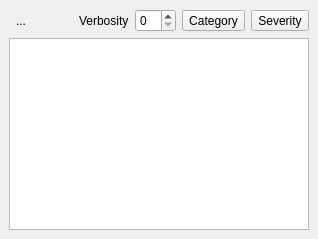
  <widget class="QDockWidget" name="dwLogging">
   <property name="windowTitle">
    <string>Logging</string>
   </property>
   <attribute name="dockWidgetArea">
    <number>8</number>
   </attribute>
   <widget class="QWidget" name="dockWidgetContents">
    <layout class="QVBoxLayout" name="verticalLayout_12">
     <item>
      <layout class="QHBoxLayout" name="horizontalLayout_8">
       <item>
        <widget class="QToolButton" name="tbSaveLog">
         <property name="text">
          <string>...</string>
         </property>
         <property name="icon">
          <iconset resource="../res/resources.qrc">
           <normaloff>:/MainWindow/save.png</normaloff>:/MainWindow/save.png</iconset>
         </property>
         <property name="autoRaise">
          <bool>true</bool>
         </property>
        </widget>
       </item>
       <item>
        <spacer name="horizontalSpacer_6">
         <property name="orientation">
          <enum>Qt::Horizontal</enum>
         </property>
         <property name="sizeHint" stdset="0">
          <size>
           <width>40</width>
           <height>20</height>
          </size>
         </property>
        </spacer>
       </item>
       <item>
        <widget class="QLabel" name="label_4">
         <property name="text">
          <string>Verbosity</string>
         </property>
        </widget>
       </item>
       <item>
        <widget class="QSpinBox" name="sbLogVerbosity"/>
       </item>
       <item>
        <widget class="QToolButton" name="tbCategory">
         <property name="text">
          <string>Category</string>
         </property>
         <property name="popupMode">
          <enum>QToolButton::InstantPopup</enum>
         </property>
         <property name="toolButtonStyle">
          <enum>Qt::ToolButtonTextOnly</enum>
         </property>
         <property name="arrowType">
          <enum>Qt::NoArrow</enum>
         </property>
        </widget>
       </item>
       <item>
        <widget class="QToolButton" name="tbSeverity">
         <property name="text">
          <string>Severity</string>
         </property>
         <property name="popupMode">
          <enum>QToolButton::InstantPopup</enum>
         </property>
         <property name="toolButtonStyle">
          <enum>Qt::ToolButtonTextOnly</enum>
         </property>
         <property name="arrowType">
          <enum>Qt::NoArrow</enum>
         </property>
        </widget>
       </item>
      </layout>
     </item>
     <item>
      <widget class="QListView" name="lvLog">
       <property name="showDropIndicator" stdset="0">
        <bool>false</bool>
       </property>
       <property name="selectionMode">
        <enum>QAbstractItemView::NoSelection</enum>
       </property>
      </widget>
     </item>
    </layout>
   </widget>
  </widget>
